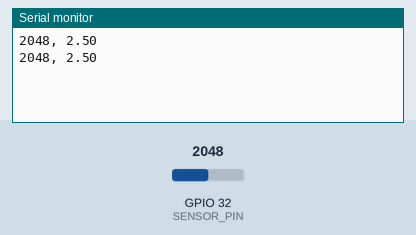
Simulated run of this sketch. Board: ESP32. On the bench: the last lines printed to the serial monitor. The test bench sets the inputs (shaded band); at power-on: GPIO 32 (SENSOR_PIN) = 2048.

Above: at 1.8 s.
1.9 s: GPIO 32 (SENSOR_PIN) set to 2866
At 2.8 s:
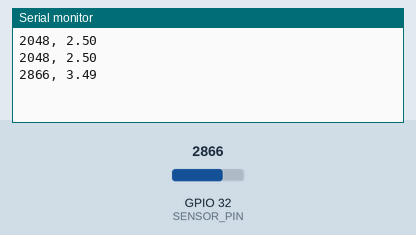
3.4 s: GPIO 32 (SENSOR_PIN) set to 3603
At 4.6 s:
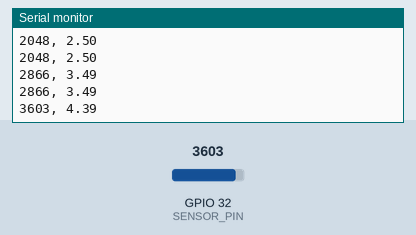
Timing chart, 0 to 6.4 s (numbered marks = the images above; inputs shaded):
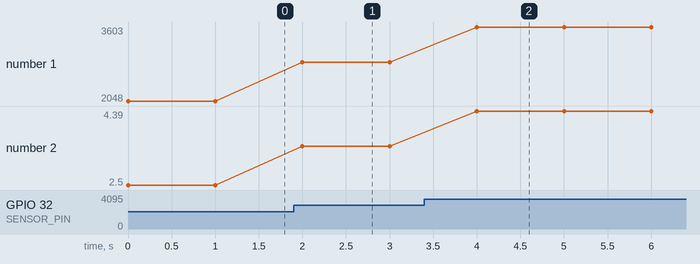

Measured:
- after the input at 1.9 s, the serial monitor: prints a new line after 0.10 s (image 1)
- after the input at 3.4 s, the serial monitor: prints a new line after 0.60 s (image 2)
- plotted number 1: 2048 → 2866 after the input at 1.9 s, 2866 → 3603 after the input at 3.4 s
- plotted number 2: 2.5 → 3.49 after the input at 1.9 s, 3.49 → 4.39 after the input at 3.4 s

The sketch:

main.ino
```cpp
#define SENSOR_PIN 32 // ADC CH 4 - 12 bits
#define READINGS 60

void setup()
{
    Serial.begin(115200);
}

void loop()
{
    int v = analogRead(SENSOR_PIN);
    Serial.print(v);
    Serial.print(", ");
    Serial.println(map(v, 0, 4095, 0, 500) / 100.0);
    delay(1000);
}
```
